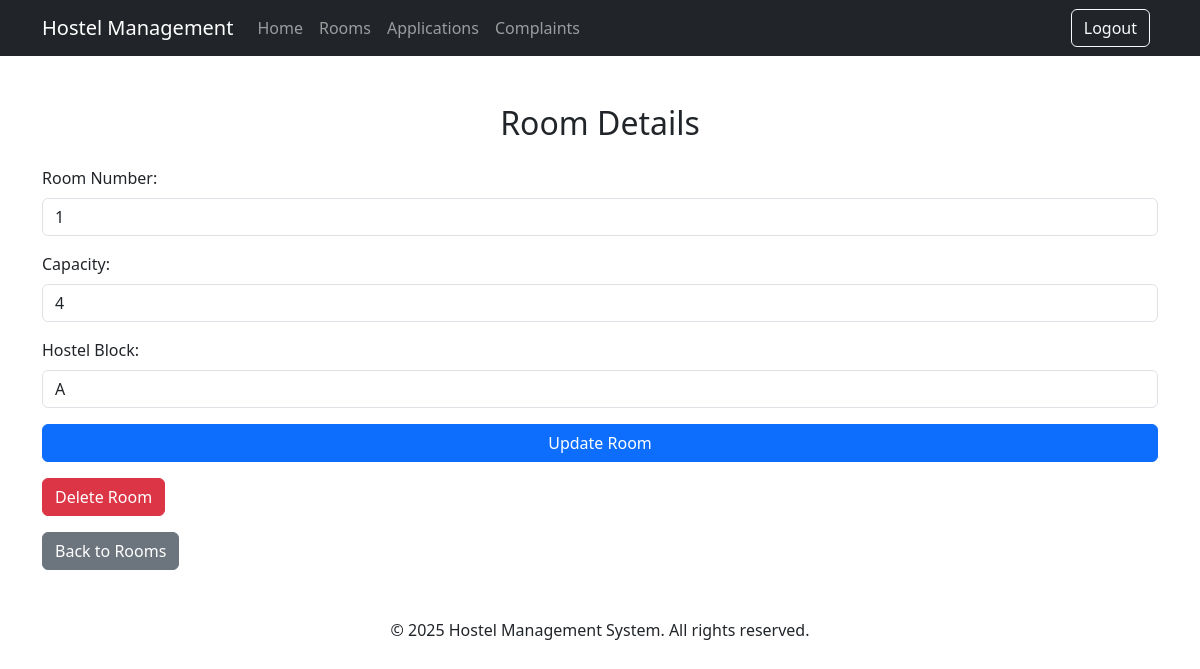
Page /admin/room/1/edit (signed in) on the committed database.
### hostel1.0/app.py (models this page shows)
class Room(db.Model):
    id = db.Column(db.Integer, primary_key=True)
    room_number = db.Column(db.String(10), unique=True, nullable=False)
    capacity = db.Column(db.Integer, nullable=False)
    occupied = db.Column(db.Integer, default=0)
    hostel_block = db.Column(db.String(10), nullable=False)
    gender = db.Column(db.String(10), nullable=False)  # 'male' or 'female'
    students = db.relationship('Student', backref='room')

### hostel1.0/app.py (the view, shortened to what this page needs)
@app.route('/admin/room/<int:room_id>/edit', methods=['GET', 'POST'])
def edit_room(room_id):
    if 'user_id' not in session or session['role'] != 'admin':
        return redirect(url_for('login'))
    room = Room.query.get_or_404(room_id)
    return render_template('admin/edit.html', room=room)

### hostel1.0/templates/admin/edit.html (shortened to what this page needs)
<!DOCTYPE html>
<html lang="en">
<head>
    <link href="https://cdn.jsdelivr.net/npm/bootstrap@5.3.0-alpha1/dist/css/bootstrap.min.css" rel="stylesheet">
    <link rel="stylesheet" href="{{ url_for('static', filename='css/style.css') }}">
</head>
<body>
    <nav class="navbar navbar-expand-lg navbar-dark bg-dark">
        <div class="container">
            <a class="navbar-brand" href="#">Hostel Management</a>
            <div class="collapse navbar-collapse" id="navbarNav">
                <ul class="navbar-nav me-auto">
                    <li class="nav-item">
                        <a class="nav-link" href="{{ url_for('home') }}">Home</a>
                    </li>
                    <li class="nav-item">
                        <a class="nav-link" href="{{ url_for('admin_rooms') }}">Rooms</a>
                    </li>
                    <li class="nav-item">
                        <a class="nav-link" href="{{ url_for('admin_applications') }}">Applications</a>
                    </li>
                    <li class="nav-item">
                        <a class="nav-link" href="{{ url_for('admin_complaints') }}">Complaints</a>
                    </li>
                </ul>
                <div class="d-flex">
                    <a href="{{ url_for('logout') }}" class="btn btn-outline-light me-2">Logout</a>
                </div>
            </div>
        </div>
    </nav>
    <div class="container mt-5">
        <h2 class="text-center mb-4">Room Details</h2>
        <div class="form-container">
            <form action="{{ url_for('edit_room', room_id=room.id) }}" method="POST">
                <div class="mb-3">
                    <label for="room_number" class="form-label">Room Number:</label>
                    <input type="text" class="form-control" id="room_number" name="room_number" value="{{ room.room_number }}" required>
                </div>
                <div class="mb-3">
                    <label for="capacity" class="form-label">Capacity:</label>
                    <input type="number" class="form-control" id="capacity" name="capacity" value="{{ room.capacity }}" required>
                </div>
                <div class="mb-3">
                    <label for="hostel_block" class="form-label">Hostel Block:</label>
                    <input type="text" class="form-control" id="hostel_block" name="hostel_block" value="{{ room.hostel_block }}" required>
                </div>
                <div class="d-grid">
                    <button type="submit" class="btn btn-primary">Update Room</button>
                </div>
            </form>
            <form action="{{ url_for('delete_room', room_id=room.id) }}" method="POST" class="mt-3">
                <button type="submit" class="btn btn-danger">Delete Room</button>
            </form>
            <a href="{{ url_for('admin_rooms') }}" class="btn btn-secondary mt-3">Back to Rooms</a>
        </div>
    </div>
    <footer class="footer mt-5">
        <div class="container text-center">
            <p>&copy; 2025 Hostel Management System. All rights reserved.</p>
        </div>
    </footer>
</body>
</html>

### rows in the picture
Room: room_number "1", capacity "4", hostel_block "A"
